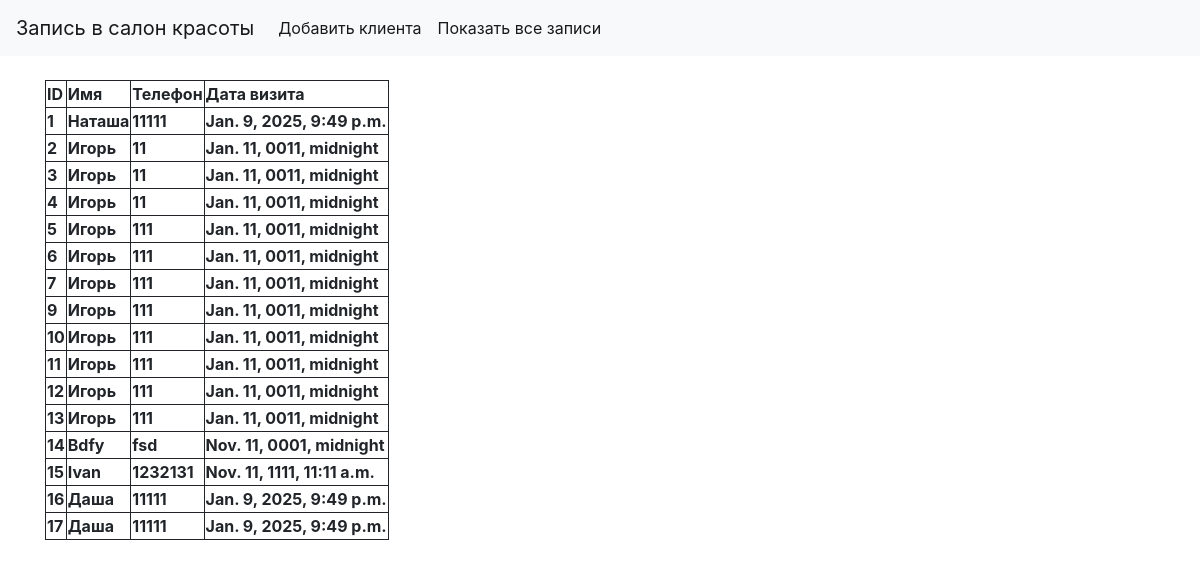
The page / on the database its author committed.
### clients_app/models.py (models this page shows)
class Clients(models.Model):
    name = models.CharField(max_length=50)
    telephone = models.CharField(max_length=12)
    last_visit_date = models.DateTimeField()

### clients_app/views.py (the view)
# urls.py: path('', views.show_records, name='home'),
def show_records(request):
    all_clients = Clients.objects.all()
    context = {
        'clients': all_clients,
    }
    return render(request, 'show_records.html', context)

### clients_app/templates/show_records.html (shortened to what this page needs)
{% extends 'base.html' %}
{% block content %}
<body>
    <table>
        <tbody>
            <tr>
                <th>ID</th>
                <th>Имя</th>
                <th>Телефон</th>
                <th>Дата визита</th>
            </tr>
        {% for client in clients %}
            <tr>
                <th>{{ client.id }}</th>
                <th>{{ client.name }}</th>
                <th>{{ client.telephone }}</th>
                <th>{{ client.last_visit_date }}</th>
            </tr>
        </tbody>
        {% endfor %}
    </table>
</body>
{% endblock %}

### clients_app/templates/base.html (shortened to what this page needs)
<!DOCTYPE html>
<html>
<head>
    <link href="https://maxcdn.bootstrapcdn.com/bootstrap/4.5.2/css/bootstrap.min.css" rel="stylesheet">
</head>
<body>
    <nav class="navbar navbar-expand-lg navbar-light bg-light">
        <a class="navbar-brand" href="#">Запись в салон красоты</a>
        <div class="collapse navbar-collapse" id="navbarNav">
            <ul class="navbar-nav">
                <li class="nav-item active">
                    <a class="nav-link" href="{% url 'add_client' %}">Добавить клиента<span class="sr-only">(current)</span></a>
                </li>
                <li class="nav-item active">
                    <a class="nav-link" href="{% url 'show_records' %}">Показать все записи<span class="sr-only">(current)</span></a>
                </li>
            </ul>
        </div>
    </nav>
    <div class="container mt-4">
        {% block content %}
        {% endblock %}
    </div>
</body>
</html>

### clients_app/templates/show_records.html (style rules this page uses)
table, tr, th { border: 1px solid }

### rows shown on the page
Clients: id "1", name "Наташа", telephone "11111", last_visit_date "Jan. 9, 2025, 9:49 p.m."
Clients: id "2", name "Игорь", telephone "11", last_visit_date "Jan. 11, 0011, midnight"
Clients: id "3", name "Игорь", telephone "11", last_visit_date "Jan. 11, 0011, midnight"
Clients: id "4", name "Игорь", telephone "11", last_visit_date "Jan. 11, 0011, midnight"
Clients: id "5", name "Игорь", telephone "111", last_visit_date "Jan. 11, 0011, midnight"
Clients: id "6", name "Игорь", telephone "111", last_visit_date "Jan. 11, 0011, midnight"
Clients: id "7", name "Игорь", telephone "111", last_visit_date "Jan. 11, 0011, midnight"
Clients: id "9", name "Игорь", telephone "111", last_visit_date "Jan. 11, 0011, midnight"
Clients: id "10", name "Игорь", telephone "111", last_visit_date "Jan. 11, 0011, midnight"
Clients: id "11", name "Игорь", telephone "111", last_visit_date "Jan. 11, 0011, midnight"
Clients: id "12", name "Игорь", telephone "111", last_visit_date "Jan. 11, 0011, midnight"
Clients: id "13", name "Игорь", telephone "111", last_visit_date "Jan. 11, 0011, midnight"
Clients: id "14", name "Bdfy", telephone "fsd", last_visit_date "Nov. 11, 0001, midnight"
Clients: id "15", name "Ivan", telephone "1232131", last_visit_date "Nov. 11, 1111, 11:11 a.m."
Clients: id "16", name "Даша", telephone "11111", last_visit_date "Jan. 9, 2025, 9:49 p.m."
Clients: id "17", name "Даша", telephone "11111", last_visit_date "Jan. 9, 2025, 9:49 p.m."
